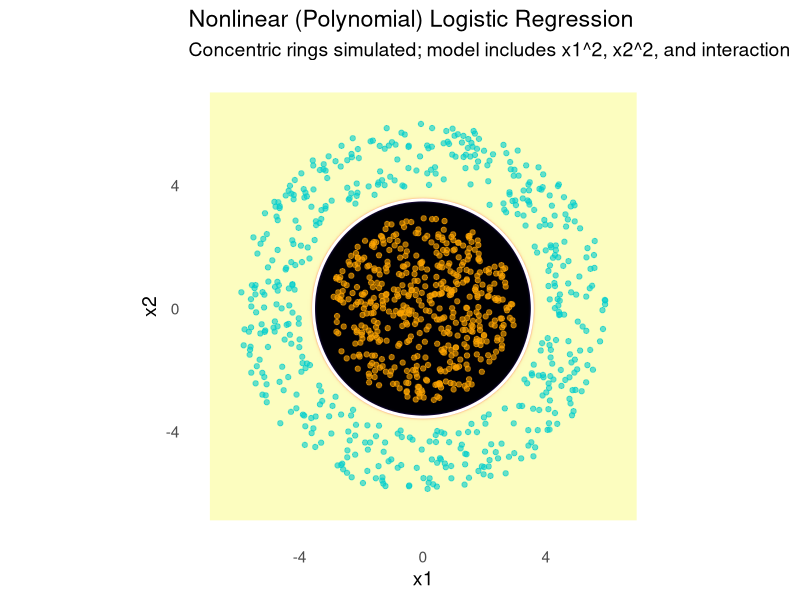

Write R code to recreate this figure.
# install.packages(c("ggplot2","viridis"))  # if needed
library(ggplot2)
library(viridis)

set.seed(42)

# 1. Simulate two rings for a strongly nonlinear boundary
n_per <- 500
# angles uniform
theta <- runif(2*n_per, 0, 2*pi)
# radii: half in inner circle (r<3), half in outer annulus (4<r<6)
r_inner <- sqrt(runif(n_per, 0, 3^2))
r_outer <- sqrt(runif(n_per, 4^2, 6^2))
r <- c(r_inner, r_outer)
x1 <- r * cos(theta)
x2 <- r * sin(theta)
y  <- factor(rep(c(0,1), each = n_per))

df <- data.frame(x1 = x1, x2 = x2, y = y)

# 2. Fit polynomial logistic regression (2nd-degree + interaction)
log_mod_nl <- glm(y ~ poly(x1, 2) + poly(x2, 2) + I(x1*x2),
                  family = binomial, data = df)

# 3. Create a fine grid
x1_seq <- seq(min(df$x1)-1, max(df$x1)+1, length.out = 300)
x2_seq <- seq(min(df$x2)-1, max(df$x2)+1, length.out = 300)
grid   <- expand.grid(x1 = x1_seq, x2 = x2_seq)

# 4. Predict probability on that grid
grid$prob <- predict(log_mod_nl, newdata = grid, type = "response")

# 5. Plot
ggplot() +
  # background probability heatmap
  geom_raster(data = grid, aes(x = x1, y = x2, fill = prob), interpolate = TRUE) +
  # decision contour at p = 0.5
  geom_contour(data = grid, aes(x = x1, y = x2, z = prob),
               breaks = 0.5, color = "white", size = 1) +
  # raw data points
  geom_point(data = df, aes(x = x1, y = x2, color = y), size = 1.5, alpha = 0.6) +
  # scales & theme
  scale_fill_viridis(name = "P(y = 1)", option = "magma") +
  scale_color_manual(values = c("orange","cyan3")) +
  coord_equal() +
  theme_minimal(base_size = 14) +
  labs(
    title    = "Nonlinear (Polynomial) Logistic Regression",
    subtitle = "Concentric rings simulated; model includes x1^2, x2^2, and interaction",
    x        = "x1",
    y        = "x2"
  ) +
  theme(panel.grid = element_blank(),
        legend.position = "none")
